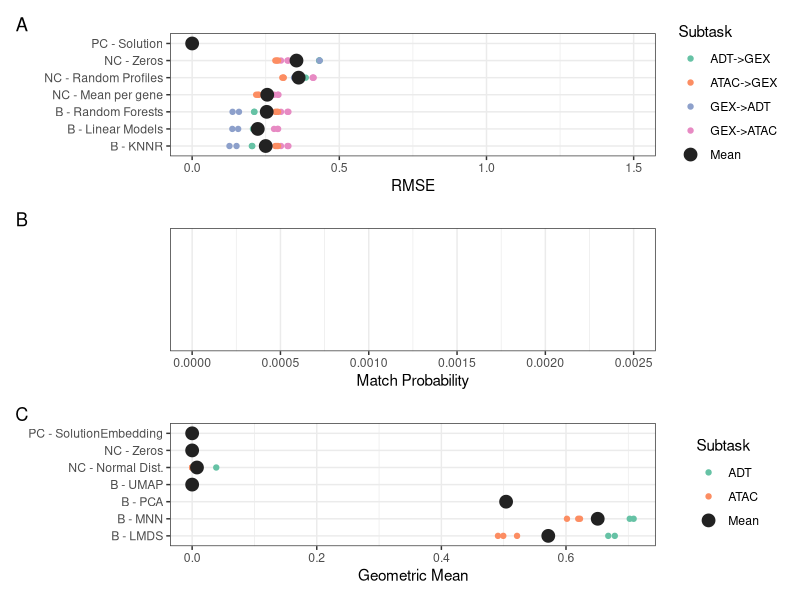

The R source for this figure:
library(tidyverse)

mt_map <- c(baseline = "B", negative_control = "NC", positive_control = "PC")
mt_map2 <- c(baseline = "Baseline", negative_control = "Positive control", positive_control = "Negative control")

summ_pm <- read_tsv("results/inhouse_predict_modality_scores.tsv") %>%
  filter(metric_id == "rmse") %>%
  mutate(
    value = ifelse(value > 100, Inf, value),
    mt = mt_map[method_type],
    mt2 = mt_map2[method_type],
    ml = paste0(mt, " - ", method_label),
    dataset_subtask = gsub("2", "->", dataset_subtask)
  )

summ_mm <- read_tsv("results/inhouse_match_modality_scores.tsv") %>%
  filter(method_id != "dummy_semisolution") %>%
  filter(metric_id == "match_probability") %>%
  mutate(
    value = ifelse(value > .0025, Inf, value),
    mt = mt_map[method_type],
    mt2 = mt_map2[method_type],
    ml = paste0(mt, " - ", method_label),
    dataset_subtask = gsub("2", "->", dataset_subtask)
  )
summ_je <- read_tsv("results/inhouse_joint_embedding_scores.tsv") %>%
  filter(metric_id == "geometric_mean") %>%
  mutate(
    mt = mt_map[method_type],
    mt2 = mt_map2[method_type],
    ml = paste0(mt, " - ", method_label),
    dataset_subtask = gsub("2", "→", dataset_subtask),
    value = ifelse(is.na(value), 0, value)
  )

gpm <-
  ggplot(summ_pm) +
  geom_point(aes(value, ml, colour = dataset_subtask)) +
  geom_point(aes(value, ml, colour = "Mean"), summ_pm %>% group_by(ml) %>% summarise(value = mean(value), dataset_subtask = "Mean"), size = 4) +
  theme_bw() +
  labs(x = "RMSE", y = NULL, colour = "Subtask", tag = "A") +
  scale_colour_manual(values = c(RColorBrewer::brewer.pal(4, "Set2"), "#222222")) +
  xlim(0, 1.5)

gmm <-
  ggplot(summ_mm) +
  geom_point(aes(value, ml, colour = dataset_subtask)) +
  geom_point(aes(value, ml, colour = "Mean"), summ_mm %>% group_by(ml) %>% summarise(value = mean(value), dataset_subtask = "Mean"), size = 4) +
  # ggforce::facet_zoom(xlim = c(0, .0025)) +
  xlim(0, .0025) +
  theme_bw() +
  labs(x = "Match Probability", y = NULL, colour = "Subtask", tag = "B") +
  scale_colour_manual(values = c(RColorBrewer::brewer.pal(4, "Set2"), "#222222"))

gje <-
  ggplot(summ_je) +
  geom_point(aes(value, ml, colour = dataset_subtask)) +
  geom_point(aes(value, ml, colour = "Mean"), summ_je %>% group_by(ml) %>% summarise(value = mean(value), dataset_subtask = "Mean"), size = 4) +
  theme_bw() +
  labs(x = "Geometric Mean", y = NULL, colour = "Subtask", tag = "C") +
  scale_colour_manual(values = c(RColorBrewer::brewer.pal(4, "Set2")[1:2], "#222222"))

g <- patchwork::wrap_plots(gpm, gmm, gje, ncol = 1)

ggsave("results/baseline/figure_baseline.pdf", height = 8, width = 8)
